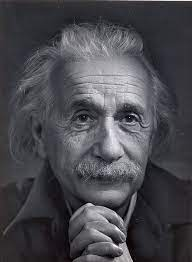
#> input picture Image Processing/Nesne Tespiti/Yüz tanıma/indir.jpg, 192 x 262 px, found by its file name
$ python Yaya_tespit.py
#> lines starting #> are read from the running program, lines starting #| are printed output that depends on the picture; after the words box and inside, x2 and y2 are one past the last pixel; in counts of white or black regions, pixels touching at a corner belong together
# -*- coding: utf-8 -*-
"""
Created on Sat Feb  5 12:39:15 2022

@author: Numan
"""

""" Resim içe aktarma"""


import cv2

import numpy as np

""" Resim içe aktarma"""
import cv2
import numpy as np
# resimi içe aktarma
img=cv2.imread("indir.jpg",0)
#> img: shape (262, 192); min 0, max 255, mean 73.3
img=cv2.resize(img,(800,600))
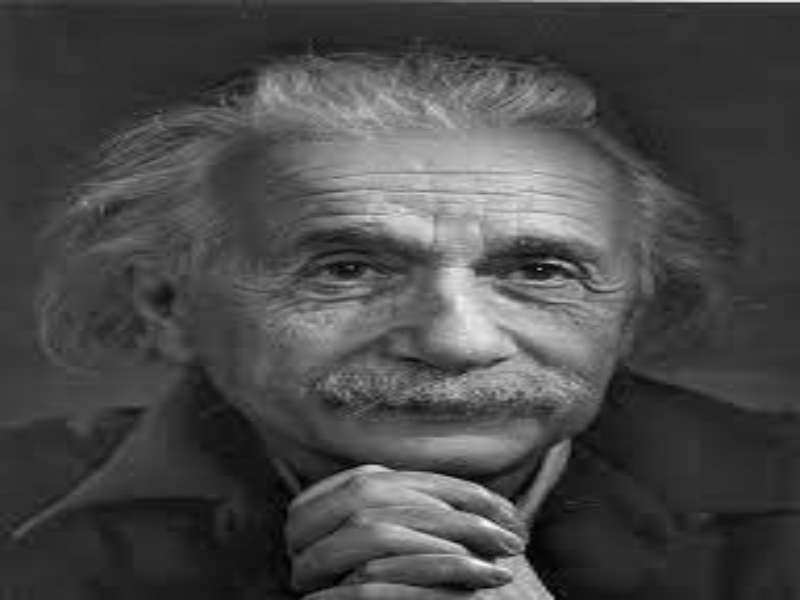
#> img: shape (600, 800); min 0, max 254, mean 73.2

#Resimdeki Kenaları tespit etme
edges=cv2.Canny(image=img, threshold1=200, threshold2=255)
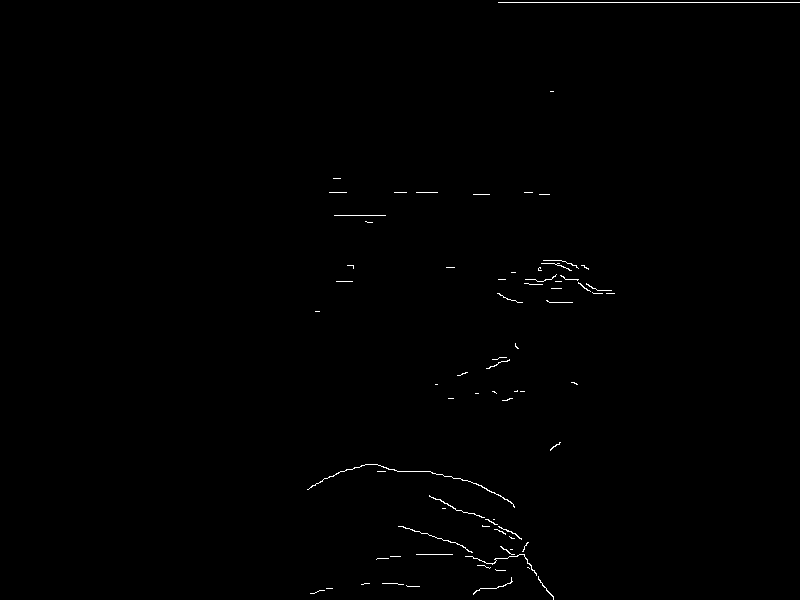
#> edges: shape (600, 800); 0.39% white in thin lines or dots, all inside (x1, y1, x2, y2) = (307, 2, 800, 600)
cv2.imshow("Kenar",edges)

#Yüz tespiti
face_cascade=cv2.CascadeClassifier("haarcascade_frontalface_default.xml")

face_rect=face_cascade.detectMultiScale(img)
#> face_rect = [[232, 100, 432, 432]]
for (x,y,w,h ) in face_rect:
    rect=cv2.rectangle(img,(x,y),(x+w,y+h),(255,255,255),5)
#> this loop made 1 pass
#> pass 1, `rect=cv2.rectangle(img,(x,y),(x+w,y+h),(255,255,255),5)`:
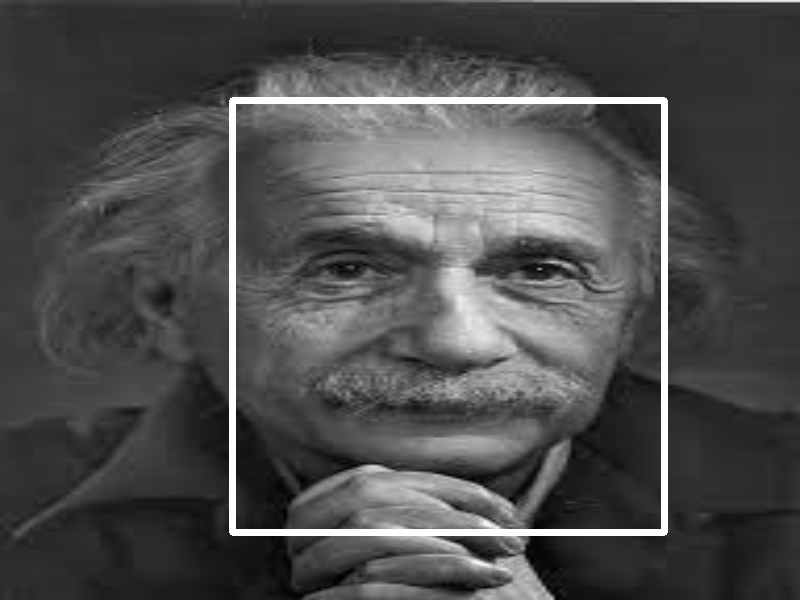
#> rect: shape (600, 800); min 0, max 255, mean 77.8
cv2.imshow("Yuz tanima",rect)

# Yaya tespiti
hog=cv2.HOGDescriptor()
hog.setSVMDetector(cv2.HOGDescriptor_getDefaultPeopleDetector())
cv2.imshow("Yaya",img)
(rects,weights)=hog.detectMultiScale(img , padding =(8,8),scale=1.05)
#> rects = (); weights = ()
cv2.imshow("Yaya",rects)

for (xA,yA,wA,hA) in rects:
    cv2.rectangle(rects, (xA,yA), (xA+wA,yA+hA),(0,0,255),5)
#> this loop made 0 passes

#cv2.imshow("Yaya",rects)

$ run again, with Image Processing/Nesne Tespiti/Yüz tanıma/einstein.jpg copied over Image Processing/Nesne Tespiti/Yüz tanıma/indir.jpg
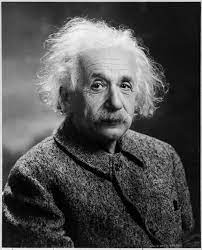
#> input picture Image Processing/Nesne Tespiti/Yüz tanıma/einstein.jpg, 202 x 250 px, found by its file name
#> img is the input picture: shape (250, 202); min 0, max 251, mean 81.2
#> `img=cv2.resize(img,(800,600))`:
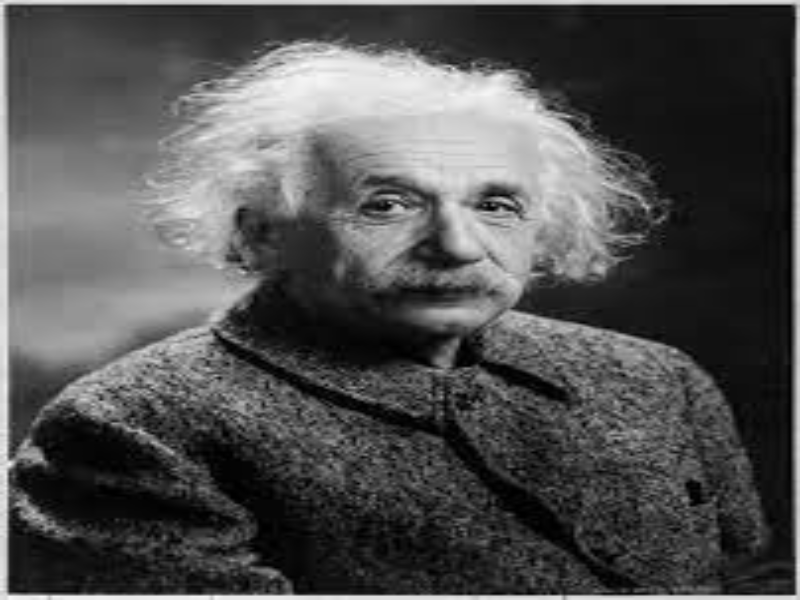
#> img: shape (600, 800); min 0, max 249, mean 81.1
#> `edges=cv2.Canny(image=img, threshold1=200, threshold2=255)`:
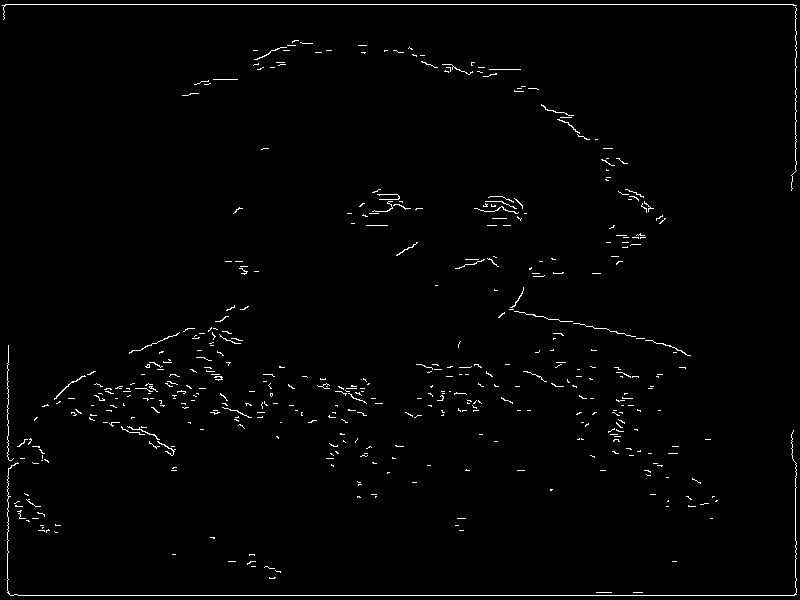
#> edges: shape (600, 800); 1.4% white in thin lines or dots
#> face_rect = [[342, 119, 213, 213]]
#> the loop `for (x,y,w,h ) in face_rect:` made 1 pass
#> rects = ()

$ run again, with Image Processing/Nesne Tespiti/Yüz tanıma/ben.png saved as Image Processing/Nesne Tespiti/Yüz tanıma/indir.jpg
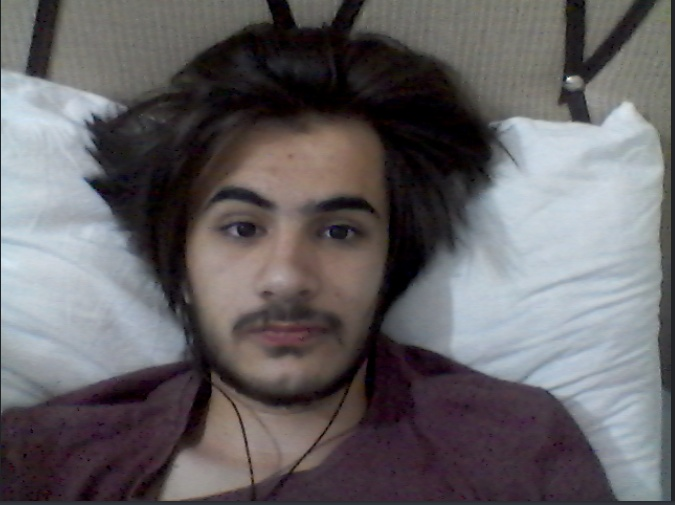
#> input picture Image Processing/Nesne Tespiti/Yüz tanıma/ben.png, 675 x 505 px, found by its file name
#> `edges=cv2.Canny(image=img, threshold1=200, threshold2=255)`:
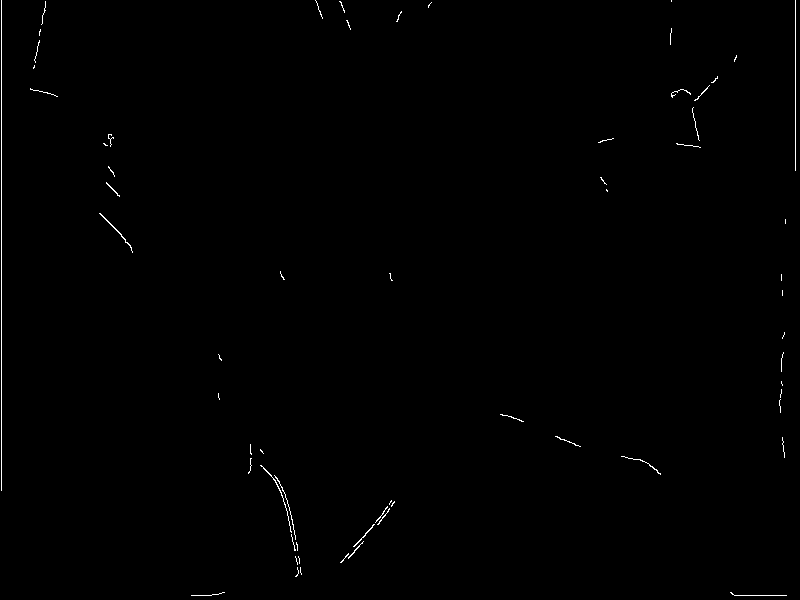
#> edges: shape (600, 800); 0.4% white in thin lines or dots
#> face_rect = [[187, 151, 314, 314]]
#> the loop `for (x,y,w,h ) in face_rect:` made 1 pass
#> pass 1, `rect=cv2.rectangle(img,(x,y),(x+w,y+h),(255,255,255),5)`:
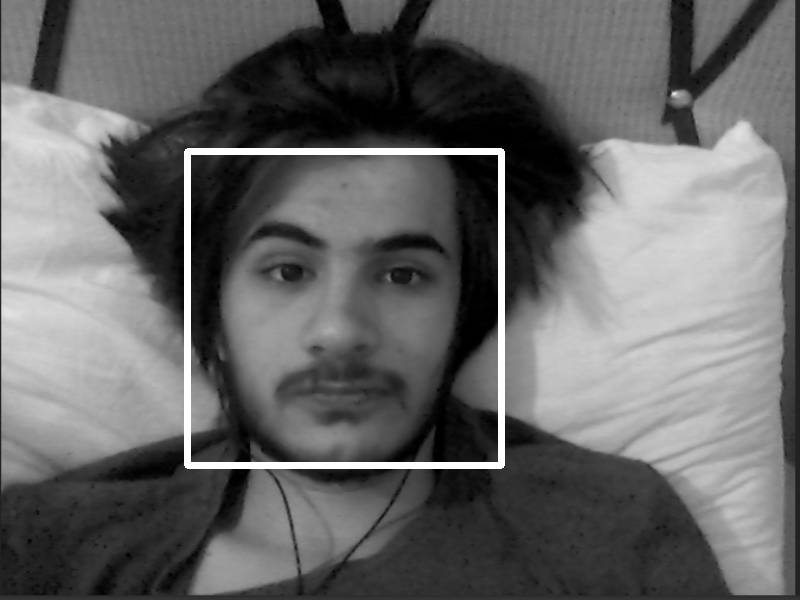
#> rect: shape (600, 800); min 0, max 255, mean 102.4
#> rects = ()
